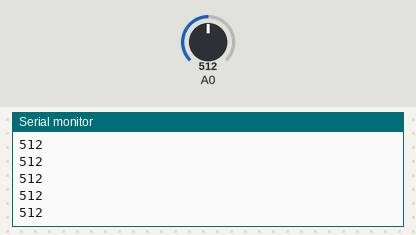
This sketch was run on a simulated Arduino Uno, built with avr-gcc and run on an emulated ATmega328P. On the bench: the last lines printed to the serial monitor. The test bench sets the inputs (shaded band); at power-on: A0 = 512.

Above: at 1.2 s.
1.3 s: A0 set to 716
At 1.9 s:
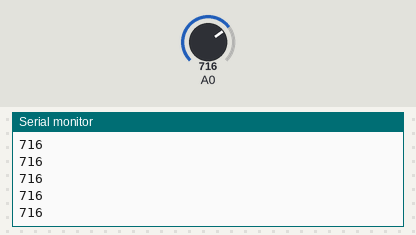
2.8 s: A0 set to 900
At 3.9 s:
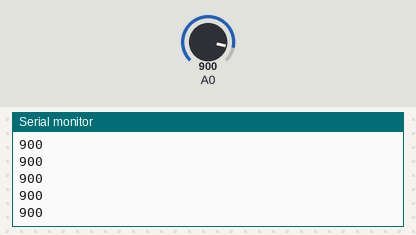
Timing chart, 0 to 5.8 s (numbered marks = the images above; inputs shaded):
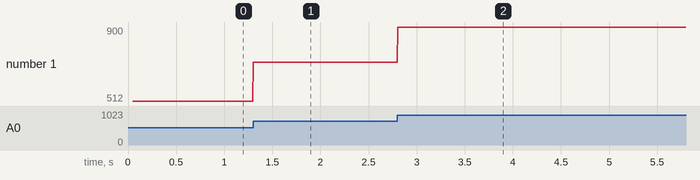

Measured:
- after the input at 1.3 s, the serial monitor: prints a new line at once (image 1)
- after the input at 2.8 s, the serial monitor: prints a new line at once (image 2)
- plotted number 1: 512 → 716 after the input at 1.3 s, 716 → 900 after the input at 2.8 s

The sketch:

lm393mic.ino
```cpp
const int outputInterval = 50;
int analogValue = 0;

int millisNext = 0;

void setup() {
  Serial.begin(115200);
  //pinMode(?)
  millisNext = millis() + outputInterval;

}


void loop() {

  int millisNow = millis();

  //analogValue = max(analogValue, analogRead(A0));
  analogValue = analogRead(A0);

  if (millisNow >= outputInterval)
  {
    millisNext = millis() + outputInterval;
    Serial.println(analogValue);
    analogValue = 0;
  }
  delay(5);
}
```
